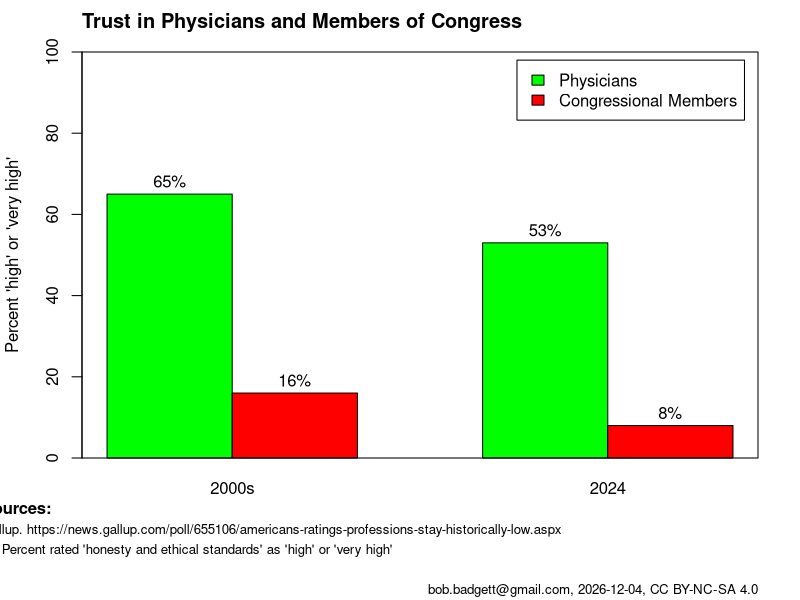

Source code (R): (Note: this script raises an error after producing the figure.)
# This file is available at https://badgettrg.github.io/politics-money/
# Author:rbob.badgett@gmail.com
# Permissions:
#* Code GNU GPLv3 https://choosealicense.com/licenses/gpl-3.0/
#* Images CC BY-NC-SA 4.0 https://creativecommons.org/licenses/by-nc-sa/4.0/
# Optimized for coding with R Studio document outline view
# Last edited 2025-06-26

#* Set working directory -----
if (Sys.getenv("RSTUDIO") != "1"){
  args <- commandArgs(trailingOnly = FALSE)
  script_path <- sub("--file=", "", args[grep("--file=", args)])  
  script_path <- dirname(script_path)
  setwd(script_path)
}else{
  setwd(dirname(rstudioapi::getSourceEditorContext()$path))
}
getwd()

# Functions ===============================
function_plot_print <- function (plotname, plotwidth, plotheight, imagetype='png') {
  
  #plotname <- gsub("[:\\s\n?!']", "", plotname)
  plotname <- gsub(":|\\s|\\n|\\?|\\!|\\'", "", plotname)
  
  current.date <- as.character(strftime(Sys.time(), format="%Y-%m-%d", tz="", usetz=FALSE))
  
  rstudioapi::savePlotAsImage(
    paste(plotname, ' -- ', current.date, '.', imagetype, sep=''),
    format = imagetype, width = plotwidth, height = plotheight)
}

# Data creation ===============================
data_ratings <- read.table(textConnection('
category,     Physicians,  Congress
2000s,        65,           16
2024,         53,           8
'), header=TRUE, sep=",",strip.white=TRUE)

# Convert the relevant columns to a matrix and transpose
ratings_matrix <- t(as.matrix(data_ratings[, c("Physicians", "Congress")]))

# Barplot =====================
par(mar=c(5.1+2,4.1,4.1-1.5,2.1), mfrow=c(1,1)) # (bottom, left, top, right)
barplot(ratings_matrix,
         beside = TRUE,
         col = c("green", "red"),
         names.arg = c("2000s", "2024"),
         ylim = c(0, 100),
         ylab = "Percent 'high' or 'very high'",
         #main = "",
         legend.text = c("Physicians", "Congressional Members"),
         args.legend = list(x = "topright", inset = 0.02))
box()
mtext("Trust in Physicians and Members of Congress", side = 3, line = 1, at = NA, adj = 0, font = 2, cex = 1.2, outer=FALSE)
text(x = c(1.5,4.5), y = data_ratings$Physicians+strheight("A"), paste0(data_ratings$Physicians,"%"))
text(x = c(2.5,5.5), y = data_ratings$Congress+strheight("A"), paste0(data_ratings$Congress,"%"))
# Add source text under plot
mtext("Sources:", side = 1, line = 2, adj = 0, at = 0, font = 2, outer=FALSE)
#mtext("Gallup. https://news.gallup.com/poll/655106/", side = 1, line = 3, cex = 0.8, at = 0, adj = 0, outer = FALSE)
#mtext("     americans-ratings-professions-stay-historically-low.aspx", side = 1, line = 4, cex = 0.8, at = 0, adj = 0,outer = FALSE)
mtext("Gallup. https://news.gallup.com/poll/655106/americans-ratings-professions-stay-historically-low.aspx", side = 1, line = 3, cex = 0.8, at = 0, adj = 0, outer = FALSE)
mtext("     ", side = 1, line = 3, cex = 0.8, at = 0, adj = 0,outer = FALSE)
mtext("     Percent rated 'honesty and ethical standards' as 'high' or 'very high'", side = 1, line = 4, cex = 0.8, at = 0, adj = 0,outer = FALSE)
mtext(paste0("bob.badgett@gmail.com, ", Sys.Date(), ", CC BY-NC-SA 4.0"), side = 1, line = 6, cex = 0.8, adj = 1, outer = FALSE)

function_plot_print('Money, dark - bar graph', 600,500)
